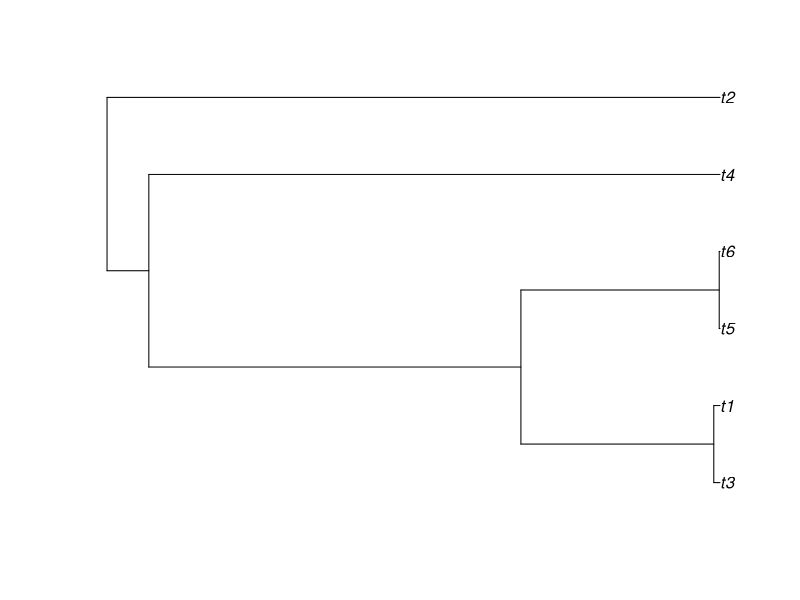

This chart was generated by the following R code:
library(ape)

birthdeath_test <- function() {
  
  p = rcoal(6)
  
  p[1]
  
#         [,1] [,2]
#    [1,]    7    1
#    [2,]    7    8
#    [3,]    8    2
#    [4,]    8    9
#    [5,]    9   11
#    [6,]   11    3
#    [7,]   11    4
#    [8,]    9   10
#    [9,]   10    5
#   [10,]   10    6
  
  p[2]
  
#    [1] 1.17105933 0.33839694 0.83266239 0.34503070 0.42684794 0.06078375
#    [7] 0.06078375 0.29238994 0.19524175 0.19524175
   
  plot(p)
  
  birthdeath(p)
  
#   Estimation of Speciation and Extinction Rates
#               with Birth-Death Models
#   
#        Phylogenetic tree: p 
#           Number of tips: 6 
#                 Deviance: -1.97325 
#           Log-likelihood: 0.9866252 
#      Parameter estimates:
#         d / b = 0.8636292   StdErr = 0.8534694 
#         b - d = 0.206467   StdErr = 1.207967 
#      (b: speciation rate, d: extinction rate)
#      Profile likelihood 95% confidence intervals:
#         d / b: [0.4038332, 0.9667787]
#         b - d: [0.05009193, 0.7198563]
}

birthdeath_test()